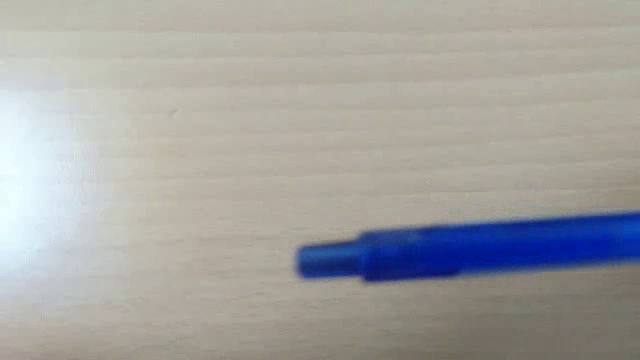
#> input picture frame 50 of Python影像處理/homeworks/h3.mp4, 640 x 360 px
$ python 1127_contour.py
#> lines starting #> are read from the running program, lines starting #| are printed output that depends on the picture; after the words box and inside, x2 and y2 are one past the last pixel; in counts of white or black regions, pixels touching at a corner belong together
#> further down, frame_ is the input picture: shape (360, 640, 3); mean B, G, R 161.2, 163.3, 163.9
import cv2,os
import numpy as np

videof_=cv2.VideoCapture("h3.mp4")


def method1(frame_):    # 取S二值化法
    frame_=cv2.cvtColor(frame_,cv2.COLOR_BGR2HSV)[:,:,1]
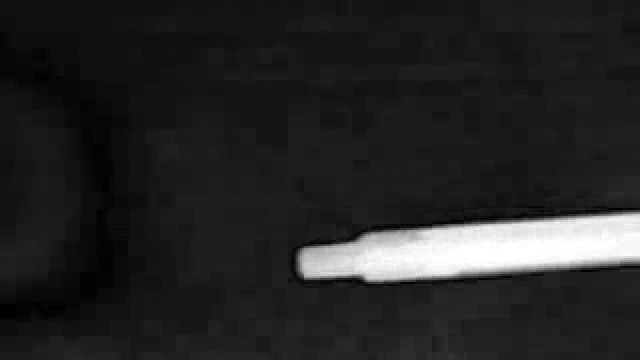
#> frame_: shape (360, 640); min 0, max 255, mean 37.7
    _,frame_=cv2.threshold(frame_,150,255,cv2.THRESH_BINARY)
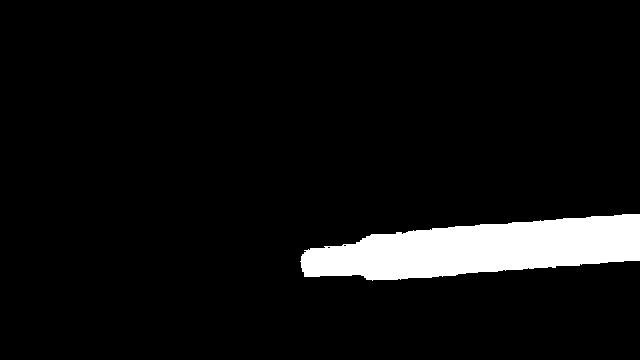
#> frame_: shape (360, 640); 6.5% white; 1 white region
    return frame_

def method2(frame_):    # 算了懶得寫另外的方法了
    # frame_=cv2.inRange(frame_, (100,0,0), (255,100,100))  # 效果不好會跑掉
    return frame_

while videof_.isOpened():
    overyet_,frame_=videof_.read()
    if not overyet_:
        break

    cframe_=method1(frame_.copy())  # 判斷輪廓用的 cframe_

    Pss_,Ls_=cv2.findContours(cframe_, cv2.RETR_EXTERNAL, cv2.CHAIN_APPROX_SIMPLE)
#> Pss_ = 1 contour; box (x1, y1, x2, y2) and area: (300, 214, 640, 281) 14535; Ls_ = [[-1, -1, -1, -1]]
    if len(Pss_)>0:
        Ps_=Pss_[-1]
#> Ps_ = contour of 166 points, box (x1, y1, x2, y2) (300, 214, 640, 281), area 14535
        x_,y_,w_,h_=cv2.boundingRect(Ps_)
#> x_ = 300; y_ = 214; w_ = 340; h_ = 67
        cv2.rectangle(frame_,(x_,y_),(x_+w_,y_+h_),(0,0,255),3)
#> frame_: shape (360, 640, 3)
    cv2.imshow("Video",frame_)
    if cv2.waitKey(30)!=-1:
#> (key Esc is pressed here)
        break
cv2.destroyAllWindows()

$ run again, starting later in the video
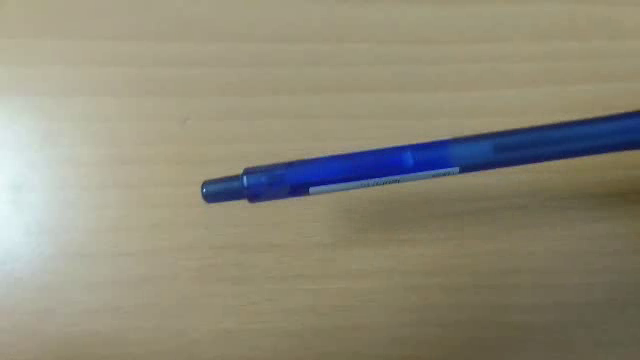
#> input picture frame 229 of Python影像處理/homeworks/h3.mp4, 640 x 360 px
#> frame_ is the input picture: shape (360, 640, 3); mean B, G, R 120.1, 138.4, 142.6
#> in method1, `frame_=cv2.cvtColor(frame_,cv2.COLOR_BGR2HSV)[:,:,1]`:
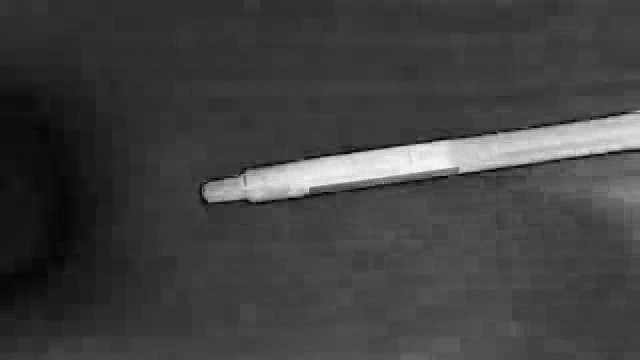
#> frame_: shape (360, 640); min 0, max 255, mean 64.5
#> in method1, `_,frame_=cv2.threshold(frame_,150,255,cv2.THRESH_BINARY)`:
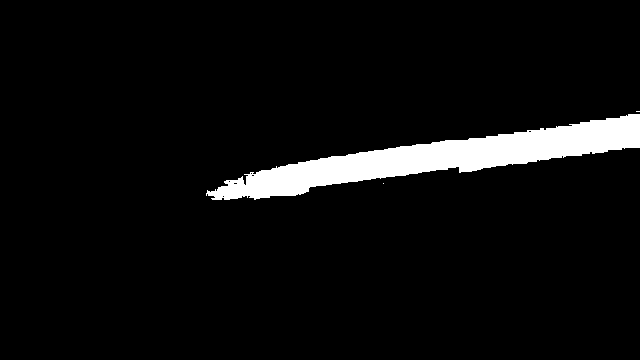
#> frame_: shape (360, 640); 5.4% white; 3 white regions (2 under 20 px)
#> Pss_ = 3 contours, 2 with area under 20; largest, box (x1, y1, x2, y2) and area: (206, 114, 640, 200) 11921; Ls_ = [[1, -1, -1, -1], [2, 0, -1, -1], [-1, 1, -1, -1]]
#> Ps_ = [[636, 111], [639, 111]]
#> x_ = 636; y_ = 111; w_ = 4; h_ = 1

$ run again, starting later in the video
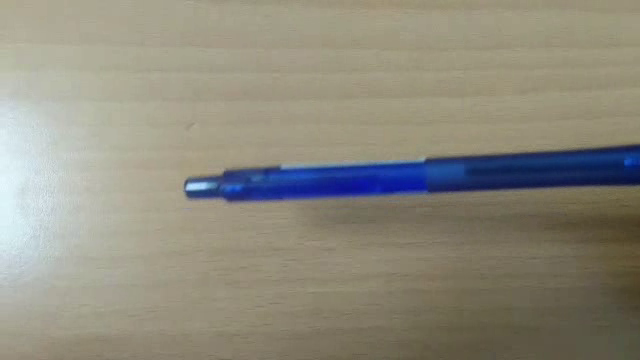
#> input picture frame 407 of Python影像處理/homeworks/h3.mp4, 640 x 360 px
#> frame_ is the input picture: shape (360, 640, 3); mean B, G, R 125.6, 139.1, 142.4
#> in method1, `_,frame_=cv2.threshold(frame_,150,255,cv2.THRESH_BINARY)`:
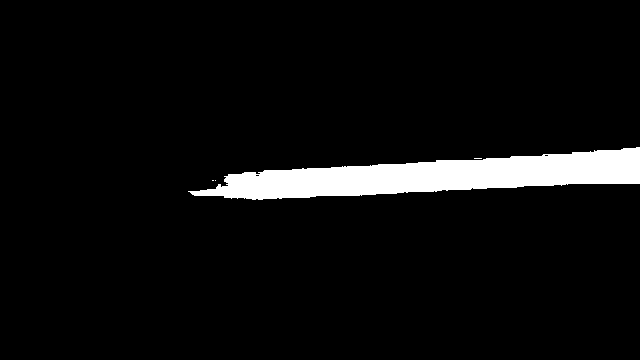
#> frame_: shape (360, 640); 5.5% white; 4 white regions (3 under 20 px)
#> Pss_ = 4 contours, 3 with area under 20; largest, box (x1, y1, x2, y2) and area: (188, 147, 640, 200) 12217; Ls_ = [[1, -1, -1, -1], [2, 0, -1, -1], [3, 1, -1, -1], [-1, 2, -1, -1]]
#> Ps_ = contour of 180 points, box (x1, y1, x2, y2) (188, 147, 640, 200), area 12217
#> x_ = 188; y_ = 147; w_ = 452; h_ = 53
#> `cv2.rectangle(frame_,(x_,y_),(x_+w_,y_+h_),(0,0,255),3)`:
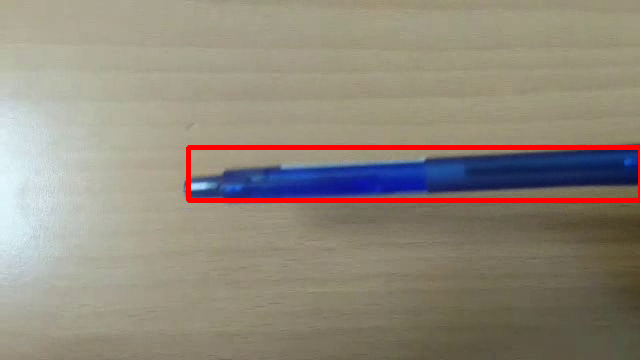
#> frame_: shape (360, 640, 3); mean B, G, R 123.2, 136.5, 145.1
